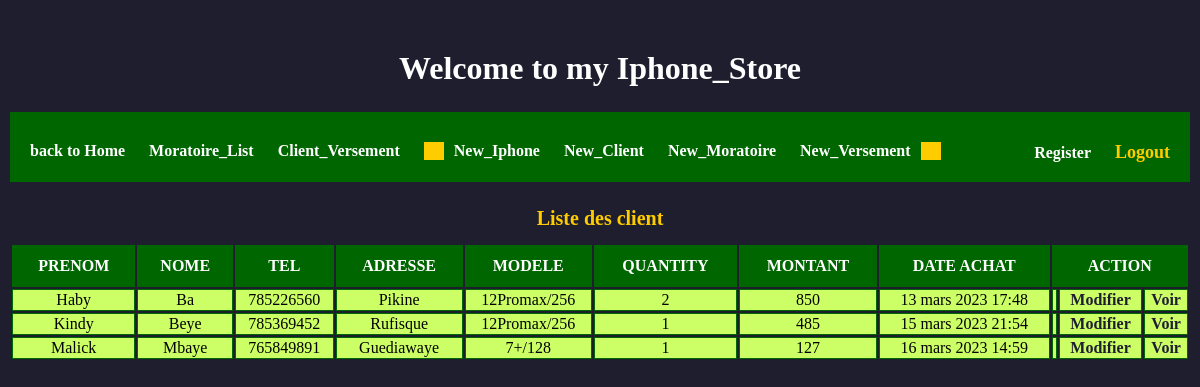
Page /client_list on the earlier database version.
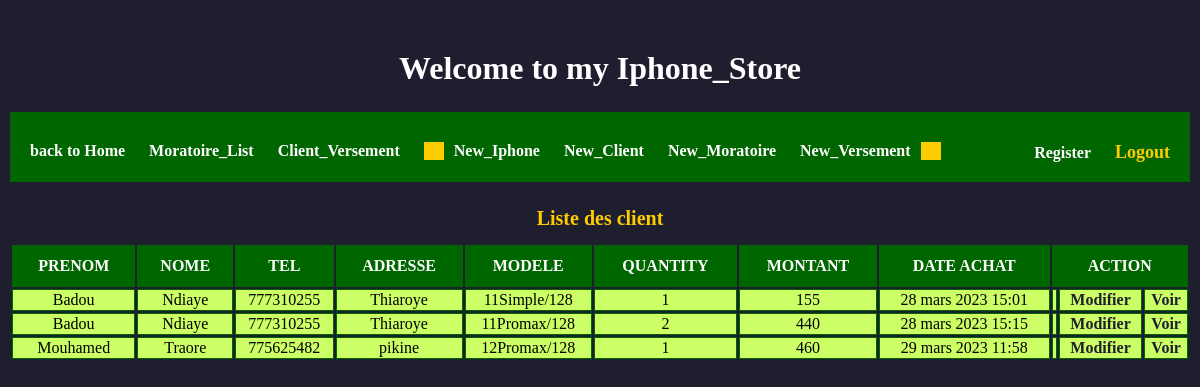
Same page on the later database version.
### app/models.py (models this page shows, shortened)
class Client(models.Model):
    iphone = models.ForeignKey(Iphone, on_delete=models.CASCADE)
    quantity = models.IntegerField(default=1)
    nom = models.CharField(max_length=120)
    prenom = models.CharField(max_length=120)
    adresse = models.CharField(max_length=120)
    tel = models.CharField(max_length=120)
    montant = models.IntegerField(default=0)
    date_achat = models.DateTimeField(auto_now_add=True)

class Iphone(models.Model):
    ime = models.CharField(max_length=120, unique=True)
    model = models.CharField(max_length=6, choices=MODEL)
    category = models.CharField(max_length=6, choices=CATEGORY)
    taille = models.CharField(max_length=3, choices=TAILLE)
    stock = models.IntegerField(default=0)
    price_acquisition = models.IntegerField(default=0)
    date_acquisition = models.DateTimeField(blank=True, null=True)
    price_marcher = models.IntegerField(default=0)

### app/views.py (the view)
# urls.py: path('client_list', client_list, name='client_list'),
def client_list(request):
    clients = Client.objects.all()
    return render(request, 'app/clients/client_list.html', {'clients': clients})

### app/templates/app/clients/client_list.html (shortened to what this page needs)
{% extends 'base.html' %}
{% load static %}
{% block content %}
<div class="container">
    <div class="home">
        <h1> Welcome to my Iphone_Store</h1>
    </div>
    <div class="fister">
         <div class="lefter">
             <a href="{% url 'home' %}">back to Home</a>
             <a href="{% url 'moratoire_list' %}">Moratoire_List</a>
             <a href="{% url 'versement_list' %}">Client_Versement</a>
             <a href="{% url 'iphone_add' %}" class="sep_deb">New_Iphone</a>
             <a href="{% url 'client_add' %}">New_Client</a>
             <a href="{% url 'moratoire_add' %}" >New_Moratoire</a>
             <a href="{% url 'versement_add' %}" class="sep_fin">New_Versement</a>
         </div>
         <div class="righter">
             <a href="{% url 'register' %}">Register</a>
             <a href="{% url 'logout_user' %}" id="active">Logout</a>
         </div>
     </div>
    <table class="tab-home">
      <caption>Liste des client</caption>
      <tr>
         <th>prenom</th>
         <th>nome</th>
         <th>tel</th>
         <th>adresse</th>
         <th>modele</th>
         <th>quantity</th>
         <th>Montant</th>
         <th>Date Achat</th>
         <th colspan="3">Action</th>
      </tr>
       {% for cl in clients %}
      <tr class="impaire">
         <td>{{ cl.prenom }}</td>
         <td>{{ cl.nom }}</td>
         <td>{{ cl.tel}}</td>
         <td>{{ cl.adresse }}</td>
         <td>{{ cl.iphone.model }}{{ cl.iphone.category }}/{{ cl.iphone.taille }}</td>
         <td>{{ cl.quantity }}</td>
         <td>{{ cl.montant }}</td>
         <td>{{ cl.date_achat }}</td>
         <td class="action-td">
             <td><a href=" {% url 'client_update' cl.id %} ">Modifier</a></td>
             <td><a href=" {% url 'client_detail' cl.id %} ">Voir</a></td>
         </td>
      </tr>
       {% endfor %}
   </table>
</div>
{% endblock %}

### templates/base.html (shortened to what this page needs)
<!DOCTYPE html>
{% load static %}
<html lang="en">
<head>
    <link rel="stylesheet" href="{% static 'css/styles.css' %}"/>
</head>
<body>
    {% block content %} {% endblock %}
</body>
</html>

### static/css/styles.css (style rules this page uses)
:root { --couleur-blatre: rgba(66, 66, 87,0.6); --couleur-blachatre: rgba(255,255,255,0.9); --couleur-green: }
body { background-color: #1e1e2f; margin: 0; padding: 0; }
h1 { text-align: center; margin-top: 50px; }
.fister { padding: 30px 0px 40px 0px; background-color: #060; margin-bottom: 20px; margin: 25px 10px; }
.fister a { color: white; font-size: 1.1; font-weight: bold; }
.lefter { float: left; margin-left: 20px; }
.sep_deb { border-left: 20px solid #fc0; padding-left: 10px; }
.sep_fin { border-right: 20px solid #fc0; padding-right: 10px; }
#active { color: #fc0; font-weight: bold; font-size: 18px; }
.righter { float: right; margin-right: 20px; }
.lefter a:nth-child(n+2), .righter a { margin-left: 20px; }
a { text-decoration: none; display: inline-block; }
.home { color: white; margin-bottom: 20px; }
.tab-home { bordel-collapse: collapse; width:100%; margin: 0; padding: 10px; }
.tab-home caption { color: #fc0; text-transform:full-size-kana; padding-bottom:3px; font-size: 20px; font-weight: bold; }
.tab-home th { background-color: #060; padding:12px; color:white; text-transform:uppercase; }
.tab-home td { padding:15px: text-align:center; border: 1px solid #060; text-align:center; }
.impaire { background-color: #cf6; }
.impaire a { font-weight: bold; color: #1e1e2f; }

Differences in the rows shown:
removed Client: prenom "Haby", nom "Ba", tel "785226560", adresse "Pikine", iphone.model "12", iphone.category "Promax", iphone.taille "256", quantity "2", montant "850", date_achat "13 mars 2023 17:48"
added Client: prenom "Badou", nom "Ndiaye", tel "777310255", adresse "Thiaroye", iphone.model "11", iphone.category "Simple", iphone.taille "128", quantity "1", montant "155", date_achat "28 mars 2023 15:01"
changed Client: prenom "Kindy" → "Badou"; nom "Beye" → "Ndiaye"; tel "785369452" → "777310255"; adresse "Rufisque" → "Thiaroye"; iphone.model "12" → "11"; iphone.taille "256" → "128"; quantity "1" → "2"; montant "485" → "440"; date_achat "15 mars 2023 21:54" → "28 mars 2023 15:15"
changed Client: prenom "Malick" → "Mouhamed"; nom "Mbaye" → "Traore"; tel "765849891" → "775625482"; adresse "Guediawaye" → "pikine"; iphone.model "7" → "12"; iphone.category "+" → "Promax"; montant "127" → "460"; date_achat "16 mars 2023 14:59" → "29 mars 2023 11:58"
